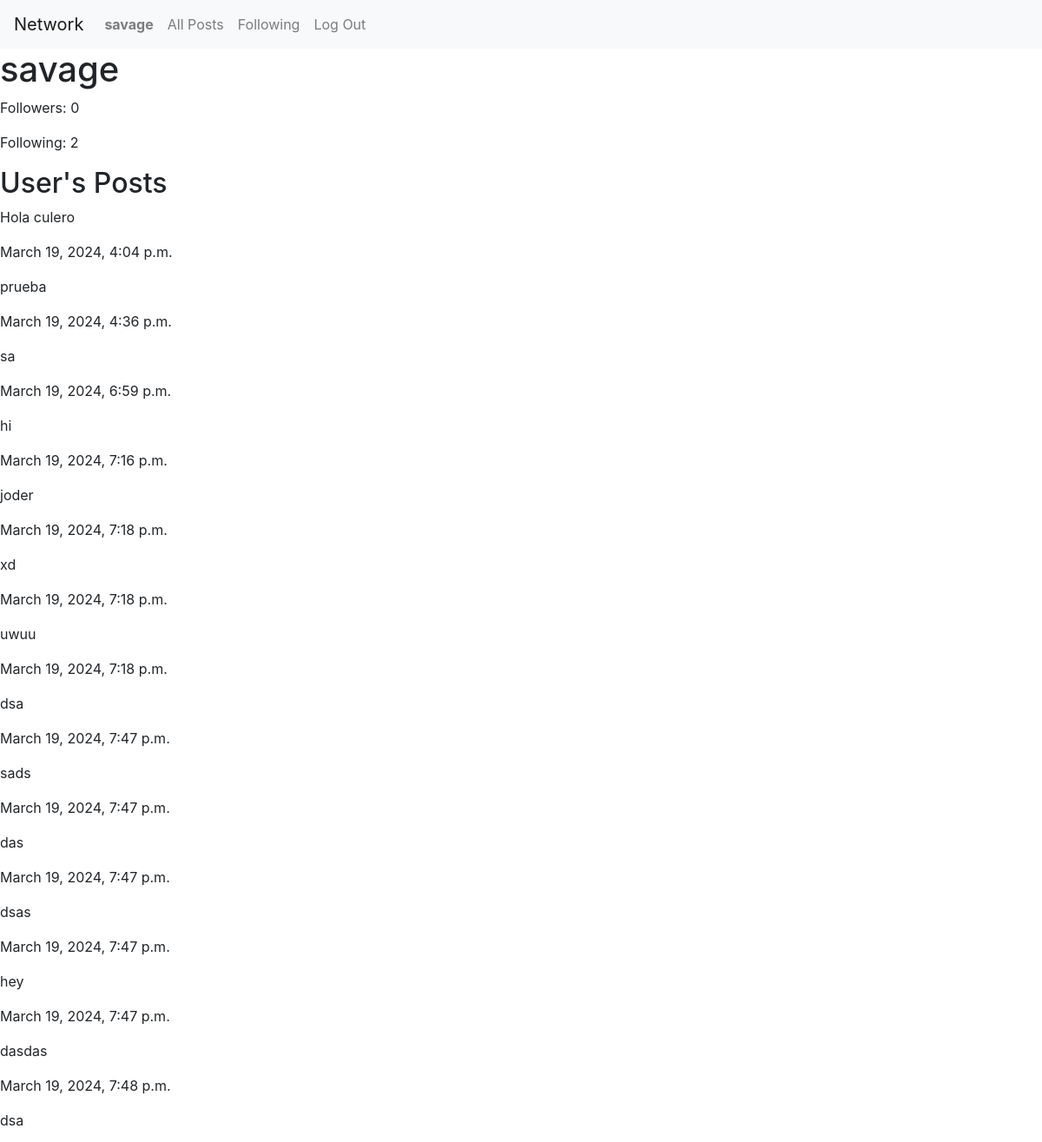
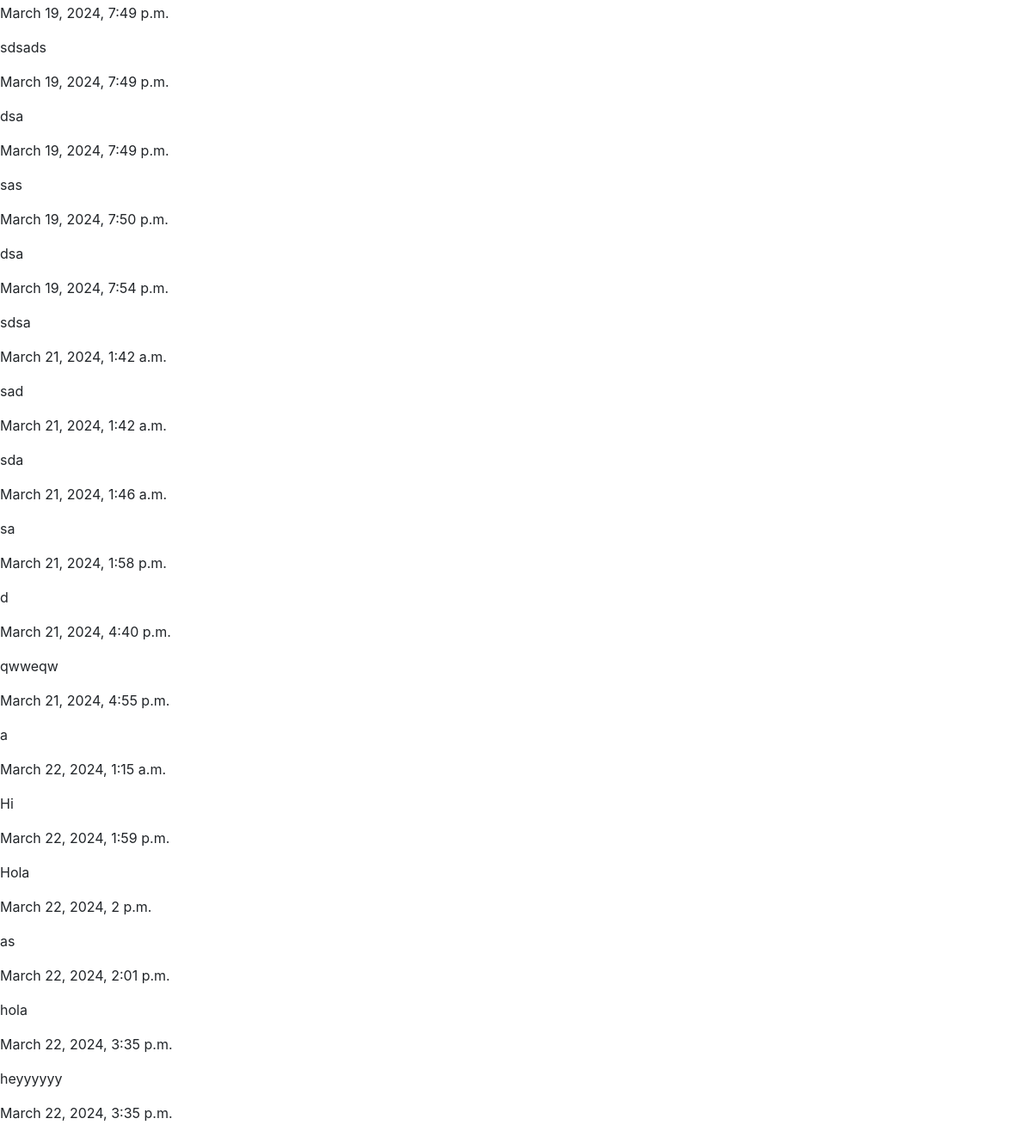
The page /user/2/ on the database its author committed (2 pictures, top to bottom).
### network/models.py (models this page shows, shortened)
class User(AbstractUser):
    followers = models.ManyToManyField('self', symmetrical=False, related_name='following')

class Post(models.Model):
    author = models.ForeignKey(User, on_delete=models.CASCADE, related_name='posts')
    content = models.TextField()
    created_at = models.DateTimeField(auto_now_add=True)
    likes = models.ManyToManyField(User, related_name='liked_posts', blank=True)
    dislikes = models.ManyToManyField(User, related_name='disliked_posts', blank=True)

### network/views.py (the view)
# urls.py: path('user/<int:user_id>/', views.user_page, name='user_page'),
def user_page(request, user_id):
    user = get_object_or_404(User, id=user_id)
    posts = Post.objects.filter(author=user)
    followers_count = user.followers.count()
    following_count = user.following.count()
    return render(request, 'network/user_page.html', {'user': user, 'posts': posts, 'followers_count': followers_count, 'following_count': following_count})

### network/templates/network/user_page.html
{% extends "network/layout.html" %}
{% block body %}
    <h1>{{ user.username }}</h1>
    <p>Followers: {{ followers_count }}</p>
    <p>Following: {{ following_count }}</p>
    <h2>User's Posts</h2>
    {% for post in posts %}
        <div class="post">
            <p>{{ post.content }}</p>
            <p>{{ post.created_at }}</p>
        </div>
    {% empty %}
        <p>No posts yet.</p>
    {% endfor %}
{% endblock %}

### network/templates/network/layout.html (shortened to what this page needs)
{% load static %}
<!DOCTYPE html>
<html lang="en">
    <head>
        <link rel="stylesheet" href="https://stackpath.bootstrapcdn.com/bootstrap/4.4.1/css/bootstrap.min.css">
        <link href="{% static 'network/styles.css' %}" rel="stylesheet">
    </head>
    <body>
        <nav class="navbar navbar-expand-lg navbar-light bg-light">
            <a class="navbar-brand" href="{% url 'index' %}">Network</a>
            <div>
              <ul class="navbar-nav mr-auto">
                {% if user.is_authenticated %}
                <li class="nav-item">
                    <a class="nav-link" href="{% url 'profile' %}"><strong>{{ user.username }}</strong></a>
                </li>
                {% endif %}
                <li class="nav-item">
                    <a class="nav-link" href="{% url 'index' %}">All Posts</a>
                </li>
                {% if user.is_authenticated %}
                <li class="nav-item">
                    <a class="nav-link" href="{% url 'following_posts' %}">Following</a>
                </li>
                    <li class="nav-item">
                        <a class="nav-link" href="{% url 'logout' %}">Log Out</a>
                    </li>
                {% endif %}
              </ul>
            </div>
          </nav>
        <div class="body">
            {% block body %}
            {% endblock %}
        </div>
    </body>
</html>

### rows shown on the page
User: username "savage"
Post: content "Hola culero", created_at "March 19, 2024, 4:04 p.m."
Post: content "prueba", created_at "March 19, 2024, 4:36 p.m."
Post: content "sa", created_at "March 19, 2024, 6:59 p.m."
Post: content "hi", created_at "March 19, 2024, 7:16 p.m."
Post: content "joder", created_at "March 19, 2024, 7:18 p.m."
Post: content "xd", created_at "March 19, 2024, 7:18 p.m."
Post: content "uwuu", created_at "March 19, 2024, 7:18 p.m."
Post: content "dsa", created_at "March 19, 2024, 7:47 p.m."
Post: content "sads", created_at "March 19, 2024, 7:47 p.m."
Post: content "das", created_at "March 19, 2024, 7:47 p.m."
Post: content "dsas", created_at "March 19, 2024, 7:47 p.m."
Post: content "hey", created_at "March 19, 2024, 7:47 p.m."
Post: content "dasdas", created_at "March 19, 2024, 7:48 p.m."
Post: content "dsa", created_at "March 19, 2024, 7:49 p.m."
Post: content "sdsads", created_at "March 19, 2024, 7:49 p.m."
Post: content "dsa", created_at "March 19, 2024, 7:49 p.m."
Post: content "sas", created_at "March 19, 2024, 7:50 p.m."
Post: content "dsa", created_at "March 19, 2024, 7:54 p.m."
Post: content "sdsa", created_at "March 21, 2024, 1:42 a.m."
Post: content "sad", created_at "March 21, 2024, 1:42 a.m."
Post: content "sda", created_at "March 21, 2024, 1:46 a.m."
Post: content "sa", created_at "March 21, 2024, 1:58 p.m."
Post: content "d", created_at "March 21, 2024, 4:40 p.m."
Post: content "qwweqw", created_at "March 21, 2024, 4:55 p.m."
Post: content "a", created_at "March 22, 2024, 1:15 a.m."
Post: content "Hi", created_at "March 22, 2024, 1:59 p.m."
Post: content "Hola", created_at "March 22, 2024, 2 p.m."
Post: content "as", created_at "March 22, 2024, 2:01 p.m."
Post: content "hola", created_at "March 22, 2024, 3:35 p.m."
Post: content "heyyyyyy", created_at "March 22, 2024, 3:35 p.m."

### other values the page prints
{{ followers_count }} "0"
{{ following_count }} "2"
